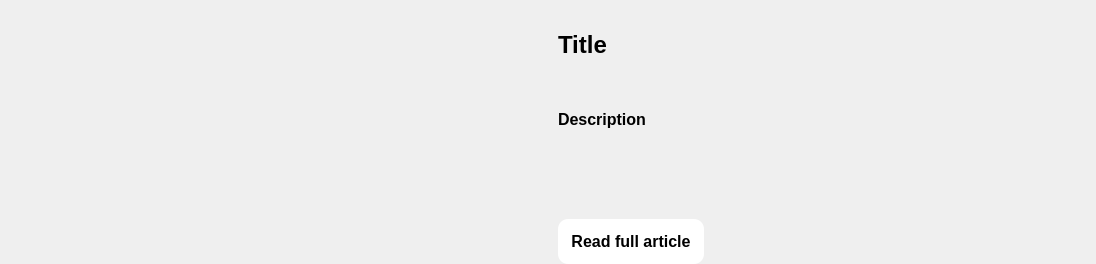
<?xml version="1.0" encoding="UTF-8"?>
<ui version="4.0">
 <class>PreservationStoryItem</class>
 <widget class="QWidget" name="PreservationStoryItem">
  <property name="geometry">
   <rect>
    <x>0</x>
    <y>0</y>
    <width>1096</width>
    <height>264</height>
   </rect>
  </property>
  <property name="sizePolicy">
   <sizepolicy hsizetype="Preferred" vsizetype="MinimumExpanding">
    <horstretch>0</horstretch>
    <verstretch>0</verstretch>
   </sizepolicy>
  </property>
  <property name="minimumSize">
   <size>
    <width>0</width>
    <height>264</height>
   </size>
  </property>
  <property name="windowTitle">
   <string>Form</string>
  </property>
  <layout class="QGridLayout" name="gridLayout">
   <property name="leftMargin">
    <number>0</number>
   </property>
   <property name="topMargin">
    <number>0</number>
   </property>
   <property name="rightMargin">
    <number>0</number>
   </property>
   <property name="bottomMargin">
    <number>0</number>
   </property>
   <property name="spacing">
    <number>20</number>
   </property>
   <item row="0" column="1">
    <widget class="QLabel" name="titleLabel">
     <property name="font">
      <font>
       <pointsize>18</pointsize>
       <bold>true</bold>
      </font>
     </property>
     <property name="text">
      <string notr="true">Title</string>
     </property>
     <property name="wordWrap">
      <bool>true</bool>
     </property>
    </widget>
   </item>
   <item row="1" column="1">
    <widget class="QLabel" name="descriptionLabel">
     <property name="font">
      <font>
       <pointsize>12</pointsize>
       <bold>true</bold>
      </font>
     </property>
     <property name="text">
      <string notr="true">Description</string>
     </property>
     <property name="alignment">
      <set>Qt::AlignmentFlag::AlignLeading|Qt::AlignmentFlag::AlignLeft|Qt::AlignmentFlag::AlignTop</set>
     </property>
     <property name="wordWrap">
      <bool>true</bool>
     </property>
    </widget>
   </item>
   <item row="2" column="1" alignment="Qt::AlignmentFlag::AlignLeft">
    <widget class="QPushButton" name="readFullArticleButton">
     <property name="font">
      <font>
       <pointsize>12</pointsize>
       <bold>true</bold>
      </font>
     </property>
     <property name="cursor">
      <cursorShape>PointingHandCursor</cursorShape>
     </property>
     <property name="styleSheet">
      <string notr="true">background-color: white; border-radius: 10%; padding: 13px;</string>
     </property>
     <property name="text">
      <string>Read full article</string>
     </property>
    </widget>
   </item>
   <item row="0" column="0" rowspan="3" alignment="Qt::AlignmentFlag::AlignVCenter">
    <widget class="QLabel" name="coverLabel">
     <property name="text">
      <string notr="true"/>
     </property>
    </widget>
   </item>
  </layout>
 </widget>
 <resources/>
 <connections/>
</ui>
